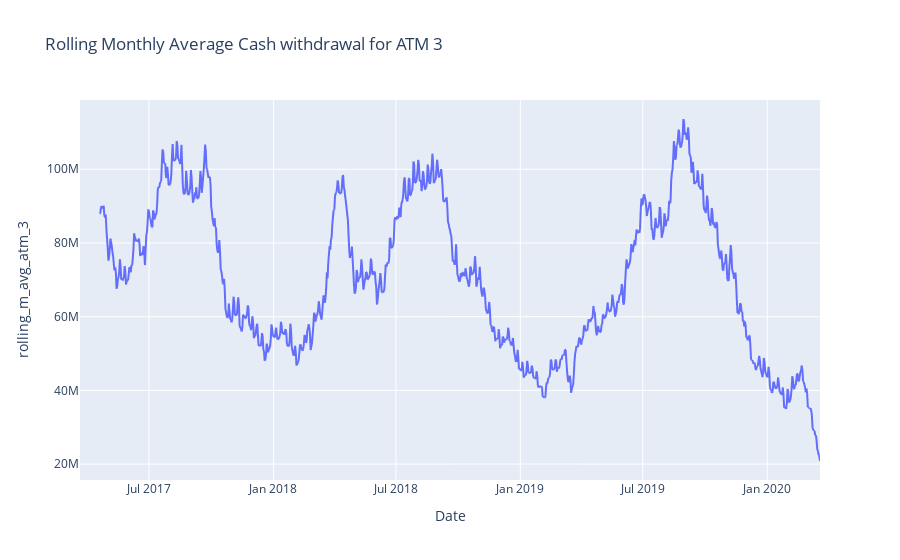

The notebook cell this image was saved under:
### Code cell
ts_df["rolling_m_avg_atm_3"] = ts_df["ATM 3"].rolling(window=30).mean()
fig = px.line(
    ts_df, 
    y="rolling_m_avg_atm_3", 
    title="Rolling Monthly Average Cash withdrawal for ATM 3"
)
fig.show()

### Figure 1 — Plotly figure (JSON) as saved in the notebook; plotly's stock layout.template omitted (floating-point values rounded to 4 significant figures; data arrays with more than 128 entries replaced by an {"elided": "..."} marker saying what was removed)
{"data": [{"hovertemplate": "Date=%{x}<br>rolling_m_avg_atm_3=%{y}<extra></extra>", "legendgroup": "", "line": {"color": "#636efa", "dash": "solid"}, "marker": {"symbol": "circle"}, "mode": "lines", "name": "", "showlegend": false, "type": "scattergl", "x": {"elided": "1095 str values"}, "xaxis": "x", "y": {"elided": "1095 float values"}, "yaxis": "y"}], "layout": {"legend": {"tracegroupgap": 0}, "title": {"text": "Rolling Monthly Average Cash withdrawal for ATM 3"}, "xaxis": {"anchor": "y", "domain": [0, 1], "title": {"text": "Date"}}, "yaxis": {"anchor": "x", "domain": [0, 1], "title": {"text": "rolling_m_avg_atm_3"}}}}
